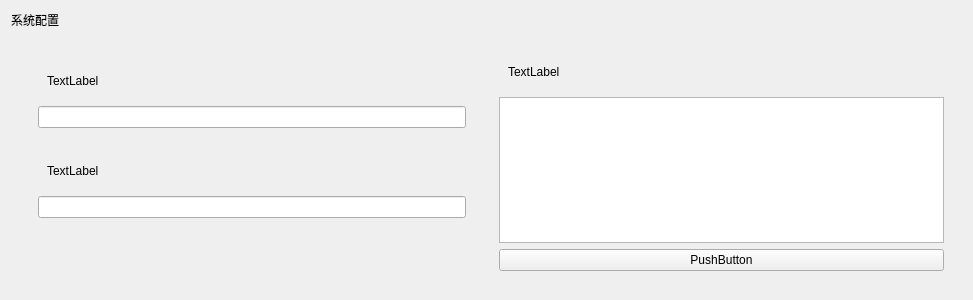
<?xml version="1.0" encoding="UTF-8"?>
<ui version="4.0">
 <class>CardConfigWidget</class>
 <widget class="QWidget" name="CardConfigWidget">
  <property name="geometry">
   <rect>
    <x>0</x>
    <y>0</y>
    <width>973</width>
    <height>300</height>
   </rect>
  </property>
  <property name="windowTitle">
   <string>Form</string>
  </property>
  <layout class="QVBoxLayout" name="verticalLayout_4">
   <item>
    <widget class="QLabel" name="label">
     <property name="text">
      <string>系统配置</string>
     </property>
    </widget>
   </item>
   <item>
    <widget class="QWidget" name="widget_8" native="true">
     <layout class="QHBoxLayout" name="horizontalLayout_4">
      <item>
       <widget class="QWidget" name="widget_7" native="true">
        <layout class="QVBoxLayout" name="verticalLayout_5">
         <item>
          <widget class="QWidget" name="widget" native="true">
           <layout class="QVBoxLayout" name="verticalLayout">
            <item>
             <widget class="QWidget" name="widget_2" native="true">
              <layout class="QHBoxLayout" name="horizontalLayout">
               <item>
                <widget class="QLabel" name="label_2">
                 <property name="text">
                  <string>TextLabel</string>
                 </property>
                </widget>
               </item>
               <item>
                <spacer name="horizontalSpacer">
                 <property name="orientation">
                  <enum>Qt::Horizontal</enum>
                 </property>
                 <property name="sizeHint" stdset="0">
                  <size>
                   <width>349</width>
                   <height>20</height>
                  </size>
                 </property>
                </spacer>
               </item>
              </layout>
             </widget>
            </item>
            <item>
             <widget class="QLineEdit" name="lineEdit"/>
            </item>
           </layout>
          </widget>
         </item>
         <item>
          <widget class="QWidget" name="widget_3" native="true">
           <layout class="QVBoxLayout" name="verticalLayout_2">
            <item>
             <widget class="QWidget" name="widget_4" native="true">
              <layout class="QHBoxLayout" name="horizontalLayout_2">
               <item>
                <widget class="QLabel" name="label_3">
                 <property name="text">
                  <string>TextLabel</string>
                 </property>
                </widget>
               </item>
               <item>
                <spacer name="horizontalSpacer_2">
                 <property name="orientation">
                  <enum>Qt::Horizontal</enum>
                 </property>
                 <property name="sizeHint" stdset="0">
                  <size>
                   <width>292</width>
                   <height>20</height>
                  </size>
                 </property>
                </spacer>
               </item>
              </layout>
             </widget>
            </item>
            <item>
             <widget class="QLineEdit" name="lineEdit_2"/>
            </item>
           </layout>
          </widget>
         </item>
         <item>
          <spacer name="verticalSpacer">
           <property name="orientation">
            <enum>Qt::Vertical</enum>
           </property>
           <property name="sizeHint" stdset="0">
            <size>
             <width>20</width>
             <height>40</height>
            </size>
           </property>
          </spacer>
         </item>
        </layout>
       </widget>
      </item>
      <item>
       <widget class="QWidget" name="widget_6" native="true">
        <layout class="QVBoxLayout" name="verticalLayout_3">
         <item>
          <widget class="QWidget" name="widget_5" native="true">
           <layout class="QHBoxLayout" name="horizontalLayout_3">
            <item>
             <widget class="QLabel" name="label_4">
              <property name="text">
               <string>TextLabel</string>
              </property>
             </widget>
            </item>
            <item>
             <spacer name="horizontalSpacer_3">
              <property name="orientation">
               <enum>Qt::Horizontal</enum>
              </property>
              <property name="sizeHint" stdset="0">
               <size>
                <width>366</width>
                <height>20</height>
               </size>
              </property>
             </spacer>
            </item>
           </layout>
          </widget>
         </item>
         <item>
          <widget class="QPlainTextEdit" name="plainTextEdit"/>
         </item>
         <item>
          <widget class="QPushButton" name="pushButton">
           <property name="text">
            <string>PushButton</string>
           </property>
          </widget>
         </item>
        </layout>
       </widget>
      </item>
     </layout>
    </widget>
   </item>
  </layout>
 </widget>
 <resources/>
 <connections/>
</ui>
